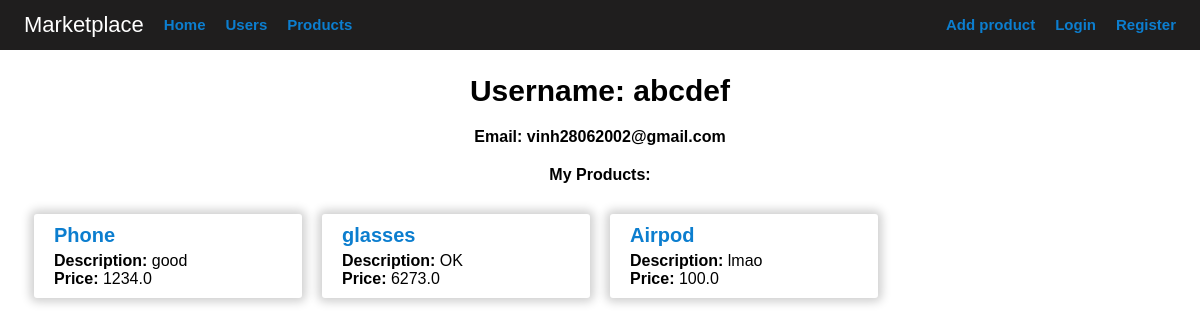
Page /user/1 on the committed database.
### app/models.py (models this page shows, shortened)
class User(db.Model, UserMixin):
    __tablename__ = 'users'
    id = db.Column(db.Integer, primary_key=True)
    username = db.Column(db.String(20), unique=True, nullable=False)
    email = db.Column(db.String(100), unique=True, nullable=False)
    password_hash = db.Column(db.String(30), nullable=False)
    products = db.relationship('Product', backref='seller', lazy='select', cascade='all, delete-orphan')
    @property
    def password(self):
        raise AttributeError("password is not a readable attribute")

class Product(db.Model):
    __tablename__ = 'products'
    id = db.Column(db.Integer, primary_key=True)
    title = db.Column(db.String(100), nullable=False)
    description = db.Column(db.Text, nullable=False)
    price = db.Column(db.Float, nullable=False)
    user_id = db.Column(db.Integer, db.ForeignKey('users.id'), nullable=False)

### app/main/views.py (the view)
@main.route('/user/<int:user_id>')
def user_profile(user_id):
    user = User.query.get_or_404(user_id)
    return render_template('user_profile.html', user=user)

### app/templates/user_profile.html (shortened to what this page needs)
{% extends 'base.html' %} {% block title %}{{ user.username }}{% endblock %} {%
block head %} {{ super() }}
<link
  rel="stylesheet"
  type="text/css"
  href="{{ url_for('static',filename='css/user_profile.css') }}"
/>
{% endblock %}{% block content %}
<div class="container">
  <div class="username">Username: {{ user.username }}</div>
  <div class="email">Email: {{ user.email }}</div>
  <div class="my-products">My Products:</div>
  <div class="products">
    {% for product in user.products %}
    <div class="product-holder">
      <a
        class="center"
        href="{{ url_for('main.product_detail', product_id=product.id) }}"
        >{{ product.title }}</a
      >
      <div class="product-des">
        <b>Description:</b> {{ product.description }}
      </div>
      <div class="product-des"><b>Price:</b> {{ product.price }}</div>
    </div>
    {% endfor %}
  </div>
</div>
{% endblock %}

### app/static/css/base.css (style rules this page uses)
html, body { font-family: Arial, Helvetica, sans-serif; font-weight: 600; margin: 0; padding: 0; width: 100%; }
a { text-decoration: none; color: #0c7ecf; font-size: 15px; }

### app/static/css/user_profile.css (style rules this page uses)
body { display: flex; flex-direction: column; align-items: center; justify-content: center; padding: 0; margin: 0; }
.container { width: 96%; margin-top: 2%; margin-left: 2%; margin-right: 2%; display: flex; flex-direction: column; align-items: center; }
.username { font-size: 30px; }
.email { margin-top: 20px; margin-bottom: 20px; }
.my-products { margin-bottom: 20px; }
.products { display: flex; flex-wrap: wrap; width: 100%; border-radius: 10px; }
.product-holder { display: flex; flex-direction: column; flex-wrap: wrap; width: calc(100% / 4 - 40px); perspective: 800px; margin: 10px; justify-content: center; border-radius: 3px; box-shadow: 0 0 10px 4px #d0d0d0; padding: 10px; }
.center { display: flex; align-items: center; font-size: 20px; margin-bottom: 5px; margin-left: 10px; }
.product-des { font-weight: 400; margin-left: 10px; }

### rows in the picture
User: username "abcdef", email "vinh28062002@gmail.com"
Product: title "Phone", description "good", price "1234.0"
Product: title "glasses", description "OK", price "6273.0"
Product: title "Airpod", description "lmao", price "100.0"
